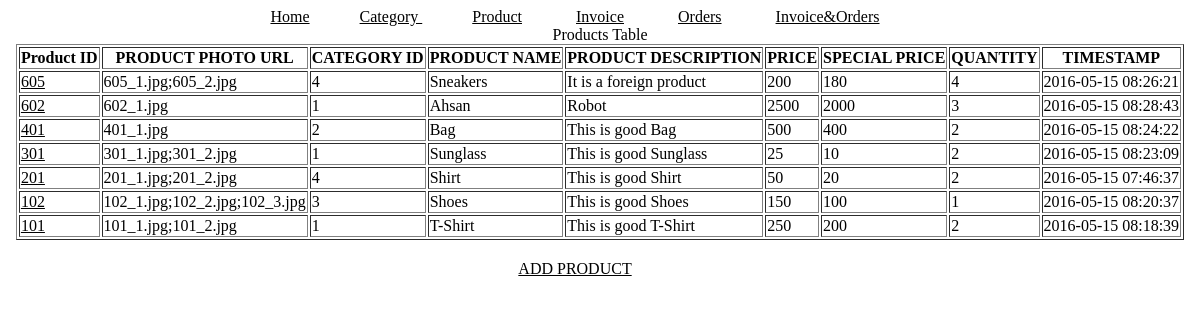
/products.php, run on the app's committed database.
### tables this page shows
CREATE TABLE `product` (
  `product_id` int(11) NOT NULL,
  `product_photo_url` varchar(30) DEFAULT NULL,
  `category_id` int(11) DEFAULT NULL,
  `product_name` varchar(20) DEFAULT NULL,
  `product_description` varchar(30) DEFAULT NULL,
  `price` int(11) DEFAULT NULL,
  `special_price` int(11) DEFAULT NULL,
  `quantity` int(11) DEFAULT NULL,
  `entry_time` timestamp NOT NULL DEFAULT CURRENT_TIMESTAMP ON UPDATE CURRENT_TIMESTAMP
);

### products.php (the view, shortened to what this page needs)
<html>
	<head>
		<link rel="stylesheet" type="text/css" href= "link.css">
	</head>
	<body>
	<div width="100%" align="center">
		<a href="index.php">Home</a><a href="categories.php">Category </a> <a href="products.php?id=">Product</a> <a href="invoices.php">Invoice</a> <a href="orders.php">Orders</a> <a href="merge.php">Invoice&Orders</a>
	</div>
<?php
	$server_name = "localhost";
	$user_name = "root";
	$user_pass = "";
	$product_id = urldecode($_GET["id"]);
	$database_name ="bagdoomdb";
	$conn = mysqli_connect($server_name, $user_name, $user_pass);
	if(mysqli_connect_errno()){
		echo mysqli_connect_error();
	}
	else{
		mysqli_select_db($conn, $database_name);
		if($product_id != ""){
			$sql_query = "select * from Product where product_id =".$product_id." order by product_id desc ";
		}
		else{
			$sql_query = "select * from Product order by product_id desc ";
		}
		$result = mysqli_query($conn, $sql_query);
		if($result == false){
			echo mysqli_error($conn);
		}
		else{
			echo "<div align ='center'>";
			echo "<table border ='1'>";
			echo "<caption> Products Table </caption>";
			echo "<tr>";
				echo "<th>Product ID</th><th>PRODUCT PHOTO URL</th><th>CATEGORY ID</th><th>PRODUCT NAME</th><th>PRODUCT DESCRIPTION</th><th>PRICE</th><th>SPECIAL PRICE</th><th>QUANTITY</th><th>TIMESTAMP</th>";
			echo "</tr>";
			if (mysqli_num_rows($result)>0){
				while($row = mysqli_fetch_assoc($result)){
					echo "<tr><td><a href=\"products.php?id=".$row["product_id"]."\">".$row["product_id"]."</a></td>"."<td>".$row["product_photo_url"]."</td>"."<td>".$row["category_id"]."</td>"."<td>".$row["product_name"]."</td>"."<td>".$row["product_description"]."</td>"."<td>".$row["price"]."</td>"."<td>".$row["special_price"]."</td>"."<td>".$row["quantity"]."</td>"."<td>".$row["entry_time"]."</td></tr>";
				}
			}
			else {
				echo "<tr><td colspan='9'>0 results</td></tr>";
			}
			echo "</table>";
			echo "</div>";
		}
	}
?>
	<div width="100%" align="center" style="padding-top: 20px;">
		<a href="addProduct.php">ADD PRODUCT</a>
	</div>
	</body>
</html>

### link.css (style rules this page uses)
a { color: black; border: 4px 4px 0 0; width:50px; height:20px; text-decoration: underline; padding-right: 50px; }

### data on the page
product: product_id "605", product_photo_url "605_1.jpg;605_2.jpg", category "4", product_name "Sneakers", product_description "It is a foreign product", price "200", special_price "180", quantity "4", entry_time "2016-05-15 08:26:21"
product: product_id "602", product_photo_url "602_1.jpg", category "1", product_name "Ahsan", product_description "Robot", price "2500", special_price "2000", quantity "3", entry_time "2016-05-15 08:28:43"
product: product_id "401", product_photo_url "401_1.jpg", category "2", product_name "Bag", product_description "This is good Bag", price "500", special_price "400", quantity "2", entry_time "2016-05-15 08:24:22"
product: product_id "301", product_photo_url "301_1.jpg;301_2.jpg", category "1", product_name "Sunglass", product_description "This is good Sunglass", price "25", special_price "10", quantity "2", entry_time "2016-05-15 08:23:09"
product: product_id "201", product_photo_url "201_1.jpg;201_2.jpg", category "4", product_name "Shirt", product_description "This is good Shirt", price "50", special_price "20", quantity "2", entry_time "2016-05-15 07:46:37"
product: product_id "102", product_photo_url "102_1.jpg;102_2.jpg;102_3.jpg", category "3", product_name "Shoes", product_description "This is good Shoes", price "150", special_price "100", quantity "1", entry_time "2016-05-15 08:20:37"
product: product_id "101", product_photo_url "101_1.jpg;101_2.jpg", category "1", product_name "T-Shirt", product_description "This is good T-Shirt", price "250", special_price "200", quantity "2", entry_time "2016-05-15 08:18:39"
